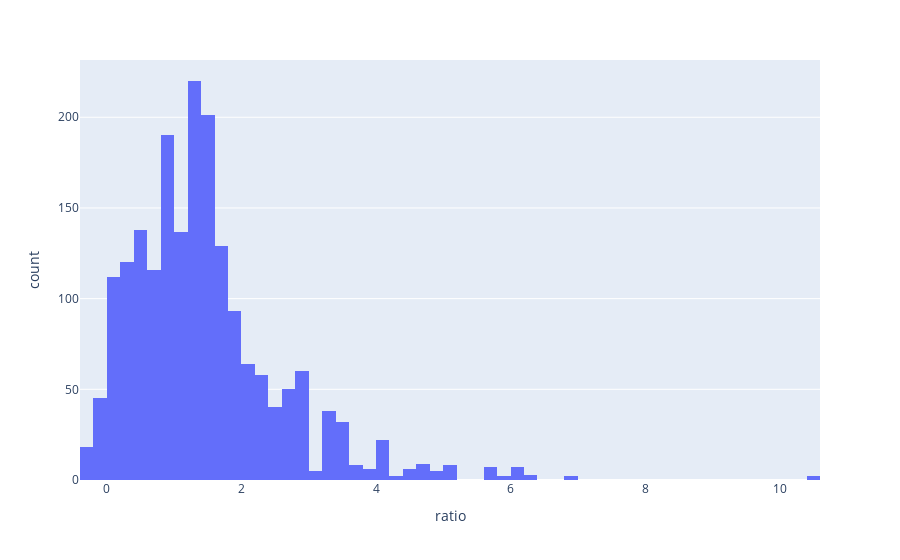

The cell this chart's notebook holds for it:
### Markdown cell above
### Histograma

### Code cell
px.histogram(df_vs, x='ratio')

### Figure 1 — Plotly figure (JSON) as saved in the notebook; plotly's stock layout.template omitted (floating-point values rounded to 4 significant figures; data arrays with more than 128 entries replaced by an {"elided": "..."} marker saying what was removed)
{"data": [{"alignmentgroup": "True", "bingroup": "x", "hovertemplate": "ratio=%{x}<br>count=%{y}<extra></extra>", "legendgroup": "", "marker": {"color": "#636efa", "pattern": {"shape": ""}}, "name": "", "offsetgroup": "", "orientation": "v", "showlegend": false, "type": "histogram", "x": {"elided": "1955 float values"}, "xaxis": "x", "yaxis": "y"}], "layout": {"barmode": "relative", "legend": {"tracegroupgap": 0}, "margin": {"t": 60}, "xaxis": {"anchor": "y", "domain": [0, 1], "title": {"text": "ratio"}}, "yaxis": {"anchor": "x", "domain": [0, 1], "title": {"text": "count"}}}}
